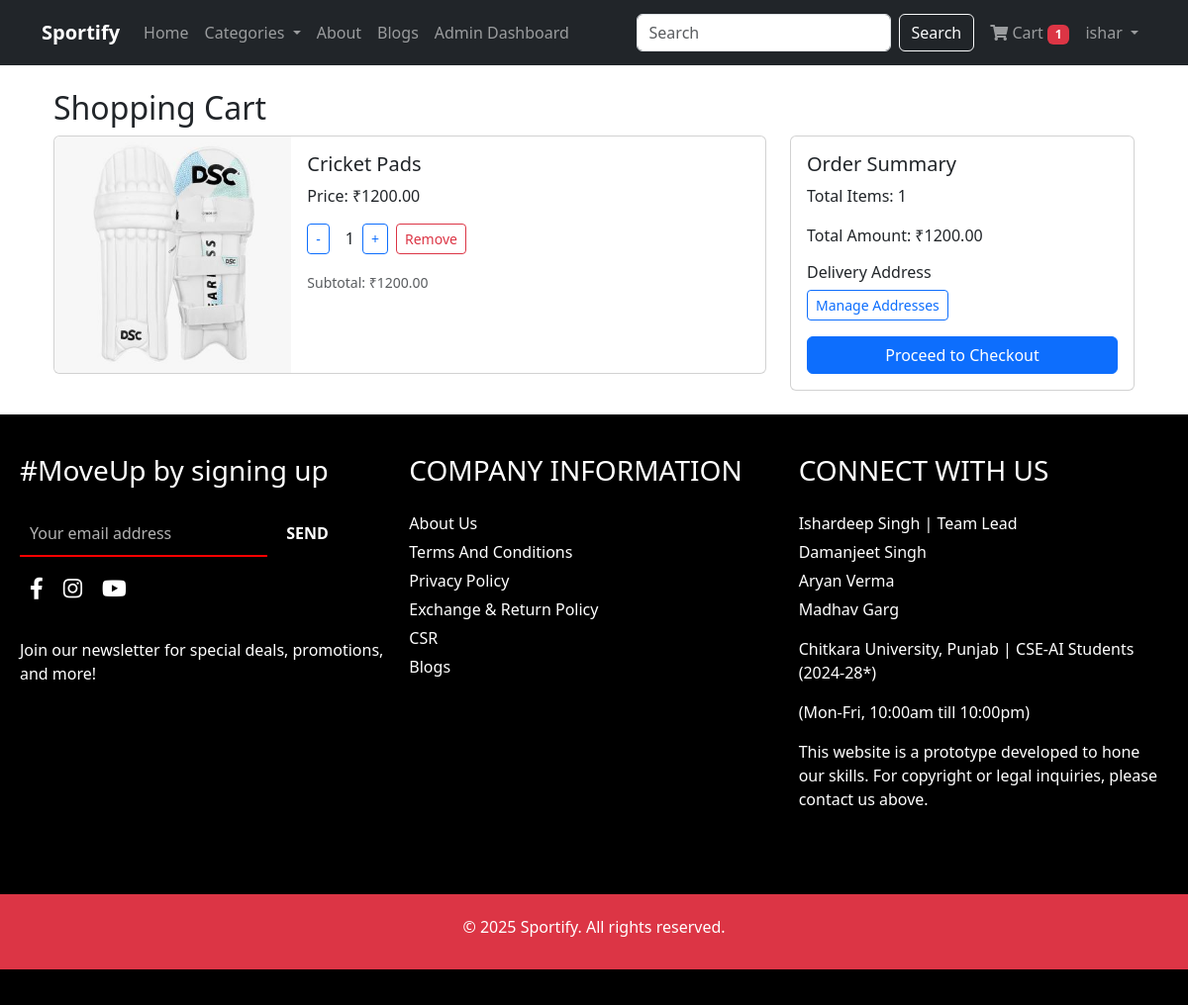
The app's page /cart/ (signed in) with its own data.
### cart_app/models.py (models this page shows, shortened)
class CartItem(models.Model):
    user = models.ForeignKey(User, on_delete=models.CASCADE)
    product = models.ForeignKey(Product, on_delete=models.CASCADE)
    quantity = models.IntegerField(default=1, validators=[MinValueValidator(1)])
    created_at = models.DateTimeField(auto_now_add=True)
    def get_total_price(self):
        return self.product.price * self.quantity

class Product(models.Model):
    category = models.ForeignKey(Category, on_delete=models.CASCADE, related_name='products')
    title = models.CharField(max_length=200)
    description = models.TextField()
    price = models.DecimalField(max_digits=10, decimal_places=2)
    stock = models.IntegerField(default=0, validators=[MinValueValidator(0)])
    image = models.ImageField(upload_to='products/')
    created_at = models.DateTimeField(auto_now_add=True)
    updated_at = models.DateTimeField(auto_now=True)

### cart_app/views.py (the view)
# urls.py: path('cart/', views.cart, name='cart'),
@login_required
def cart(request):
    cart_items = CartItem.objects.filter(user=request.user)
    total = sum(item.get_total_price() for item in cart_items)
    return render(request, 'cart_app/cart.html', {
        'cart_items': cart_items,
        'total': total
    })

### cart_app/context_processors.py (called while the page is built)
def cart_count(request):
    count = 0
    if request.user.is_authenticated:
        count = CartItem.objects.filter(user=request.user).count()
    return {'cart_count': count}

def categories_processor(request):
    categories = Category.objects.all()
    return {'categories': categories}

def featured_products(request):
    featured = list(Product.objects.all().order_by('?')[:8])
    return {'featured_products': featured}

### user_app/context_processors.py (called while the page is built)
def user_address(request):
    address = None
    if request.user.is_authenticated:
        try:
            address = Address.objects.filter(user=request.user, is_default=True).first()
            if not address:
                address = Address.objects.filter(user=request.user).first()
        except Address.DoesNotExist:
            pass
    return {'address': address}

### templates/cart_app/cart.html (shortened to what this page needs)
{% extends 'base.html' %}
{% block content %}
<div class="container mt-4">
    <h2>Shopping Cart</h2>
    {% if cart_items %}
        <div class="row">
            <div class="col-md-8">
                {% for item in cart_items %}
                    <div class="card mb-3">
                        <div class="row g-0">
                            <div class="col-md-4">
                                <img src="{{ item.product.image.url }}" class="img-fluid rounded-start" alt="{{ item.product.title }}">
                            </div>
                            <div class="col-md-8">
                                <div class="card-body">
                                    <h5 class="card-title">{{ item.product.title }}</h5>
                                    <p class="card-text">Price: ₹{{ item.product.price }}</p>
                                    <div class="d-flex align-items-center mb-3">
                                        <form method="post" action="{% url 'update_cart' item.id %}" class="d-inline me-2">
                                            <button type="submit" class="btn btn-outline-primary btn-sm">-</button>
                                        </form>
                                        <span class="mx-2">{{ item.quantity }}</span>
                                        <form method="post" action="{% url 'update_cart' item.id %}" class="d-inline me-2">
                                            <button type="submit" class="btn btn-outline-primary btn-sm">+</button>
                                        </form>
                                        <form method="post" action="{% url 'update_cart' item.id %}" class="d-inline">
                                            <button type="submit" class="btn btn-outline-danger btn-sm">Remove</button>
                                        </form>
                                    </div>
                                    <p class="card-text"><small class="text-muted">Subtotal: ₹{{ item.get_total_price }}</small></p>
                                </div>
                            </div>
                        </div>
                    </div>
                {% endfor %}
            </div>
            <div class="col-md-4">
                <div class="card">
                    <div class="card-body">
                        <h5 class="card-title">Order Summary</h5>
                        <p class="card-text">Total Items: {{ cart_items|length }}</p>
                        <p class="card-text">Total Amount: ₹{{ total }}</p>
                        <div class="mb-3">
                            <h6>Delivery Address</h6>
                            <a href="{% url 'address_list' %}" class="btn btn-outline-primary btn-sm">Manage Addresses</a>
                        </div>
                        <a href="{% url 'checkout' %}" class="btn btn-primary w-100">Proceed to Checkout</a>
                    </div>
                </div>
            </div>
        </div>
    {% else %}
        <div class="alert alert-info">
            Your cart is empty. <a href="{% url 'index' %}">Continue shopping</a>
        </div>
    {% endif %}
</div>
{% endblock %}

### templates/base.html (shortened to what this page needs)
<!DOCTYPE html>
<html lang="en">
<head>
    <link href="https://cdn.jsdelivr.net/npm/bootstrap@5.3.0-alpha1/dist/css/bootstrap.min.css" rel="stylesheet">
    <link rel="stylesheet" href="https://cdnjs.cloudflare.com/ajax/libs/font-awesome/6.0.0/css/all.min.css">
    <link rel="stylesheet" href="https://cdnjs.cloudflare.com/ajax/libs/font-awesome/5.15.4/css/all.min.css">
</head>
<body>
    <nav class="navbar navbar-expand-lg navbar-dark bg-dark">
        <div class="container">
            <a class="navbar-brand" href="{% url 'index' %}"><strong>Sportify</strong></a>
            <div class="collapse navbar-collapse" id="navbarNav">
                <ul class="navbar-nav me-auto">
                    <li class="nav-item">
                        <a class="nav-link" href="{% url 'index' %}">Home</a>
                    </li>
                    <li class="nav-item dropdown">
                        <a class="nav-link dropdown-toggle" href="#" id="navbarDropdown" role="button"
                            data-bs-toggle="dropdown">
                            Categories
                        </a>
                    </li>
                    <li class="nav-item">
                        <a class="nav-link" href="{% url 'about' %}">About</a>
                    </li>
                    <li class="nav-item">
                        <a class="nav-link" href="{% url 'blogs' %}">Blogs</a>
                    </li>
                    {% if user.is_authenticated and user.is_staff %}
                    <li class="nav-item">
                        <a class="nav-link" href="http://127.0.0.1:8000/admin/">Admin Dashboard</a>
                    </li>
                    {% endif %}
                </ul>
                <form class="d-flex mx-2" action="{% url 'search' %}" method="GET">
                    <input class="form-control me-2" type="search" name="query" placeholder="Search"
                        aria-label="Search">
                    <button class="btn btn-outline-light" type="submit">Search</button>
                </form>
                <ul class="navbar-nav">
                    {% if user.is_authenticated %}
                    <li class="nav-item">
                        <a class="nav-link" href="{% url 'cart' %}">
                            <i class="fas fa-shopping-cart"></i> Cart
                            {% if cart_count > 0 %}
                            <span class="badge bg-danger">{{ cart_count }}</span>
                            {% endif %}
                        </a>
                    </li>
                    <li class="nav-item dropdown">
                        <a class="nav-link dropdown-toggle" href="#" id="userDropdown" role="button"
                            data-bs-toggle="dropdown">
                            {{ user.first_name|default:user.username }}
                        </a>
                    </li>
                    {% endif %}
                </ul>
            </div>
        </div>
    </nav>
    <div class="container my-4">
        {% block content %}{% endblock %}
    </div>
    <footer>
        <div class="footer-container">
            <div class="newsletter">
                <h3>#MoveUp by signing up</h3>
                <form action="{% url 'subscribe' %}">
                    <input type="email" placeholder="Your email address" id="box" required>
                    <button type="submit">SEND</button>
                </form>
                <div class="social-icons">
                    <a href="#" class="social-link"><i class="fab fa-facebook-f"></i></a>
                    <a href="#" class="social-link"><i class="fab fa-instagram"></i></a>
                    <a href="#" class="social-link"><i class="fab fa-youtube"></i></a>
                </div><br>
                <p>Join our newsletter for special deals, promotions, and more!</p>
            </div>
            <div class="company-info">
                <h3>COMPANY INFORMATION</h3>
                <ul>
                    <li><a href="{% url 'about' %}">About Us</a></li>
                    <li><a href="{% url 'tc' %}">Terms And Conditions</a></li>
                    <li><a href="{% url 'privacy_policy' %}">Privacy Policy</a></li>
                    <li><a href="{% url 'exchange_policy' %}">Exchange & Return Policy</a></li>
                    <li><a href="{% url 'csr' %}">CSR</a></li>
                    <li><a href="{% url 'blogs' %}">Blogs</a></li>
                </ul>
            </div>
            <div class="connect" id="contact">
                <h3>CONNECT WITH US</h3>
                <ul>
                    <li><a href="mailto:ishardeep3195.beai24@chitkara.edu.in">Ishardeep Singh</a> | Team Lead</li>
                    <li><a href="mailto:damanjeet3183.beai24@chitkara.edu.in">Damanjeet Singh</a></li>
                    <li><a href="mailto:aryan3181.beai24@chitkara.edu.in">Aryan Verma</a></li>
                    <li><a href="mailto:madhav3219.beai24@chitkara.edu.in">Madhav Garg</a></li>
                </ul>
                <p>Chitkara University, Punjab | CSE-AI Students (2024-28*)</p>
                <p>(Mon-Fri, 10:00am till 10:00pm)</p>
                <p>This website is a prototype developed to hone our skills. For copyright or legal inquiries, please
                    contact us above.</p>
            </div>
        </div>
        <div class="text-center bg-danger text-white py-4 mt-5 mb-3">
            <h6>&copy; {% now "Y" %} Sportify. All rights reserved.</h6>
        </div>
    </footer>
</body>
</html>

### templates/base.html (style rules this page uses)
footer { background-color: black; color: white; padding: 20px 0; }
.footer-container { display: flex; justify-content: space-around; flex-wrap: wrap; padding: 10px; }
.footer-container div { flex: 1; min-width: 200px; margin: 10px; }
.footer-container h3 { margin-bottom: 25px; }
ul { list-style: none; padding: 0; }
ul li { margin: 5px 0; }
ul li a { color: white; text-decoration: none; }
#box { background-color: transparent; border: none; border-bottom: 2px solid red; padding: 10px; width: 250px; font-size: 16px; color: white; outline: none; margin-bottom: 5px; }
#box::placeholder { color: rgba(255, 255, 255, 0.7); }
.newsletter button { padding: 10px 15px; background: none; color: white; border: none; font-size: 16px; cursor: pointer; font-weight: bold; transition: color 0.3s ease; }
.social-icons { margin-top: 35px; display: flex; justify-content: start; gap: 20px; }
.social-icons a { color: white; font-size: 22px; transition: color 0.3s ease; }

### records on screen
CartItem: product.image (picture), product "Cricket Pads", product.price "1200.00", quantity "1", get_total_price "1200.00"

### other values on screen
{{ cart_count }} "1"
{{ user.first_name|default:user.username }} "ishar"
{{ cart_items|length }} "1"
{{ total }} "1200.00"
